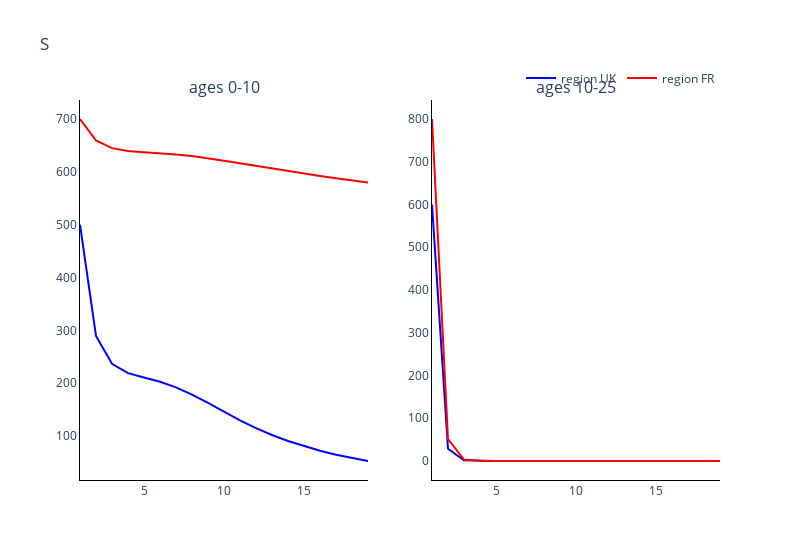
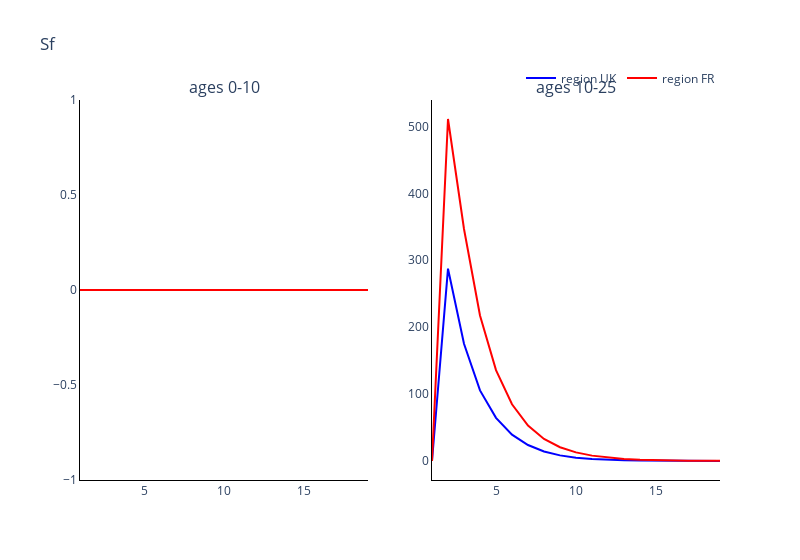
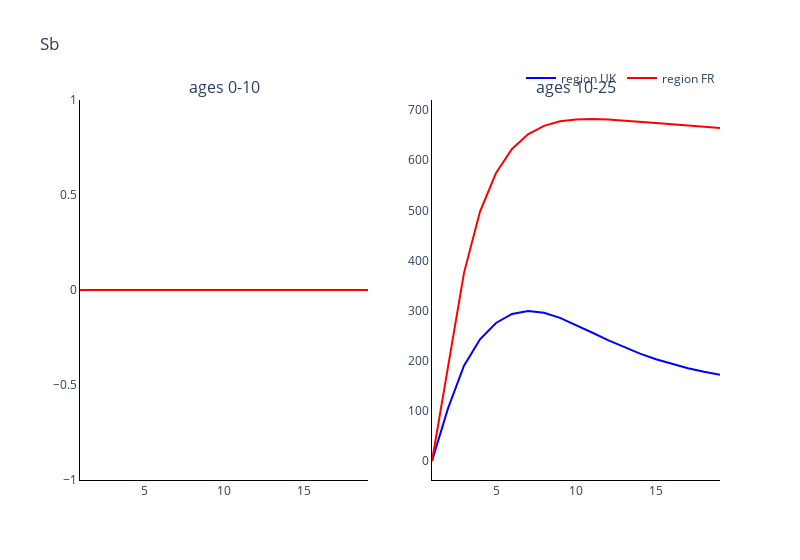
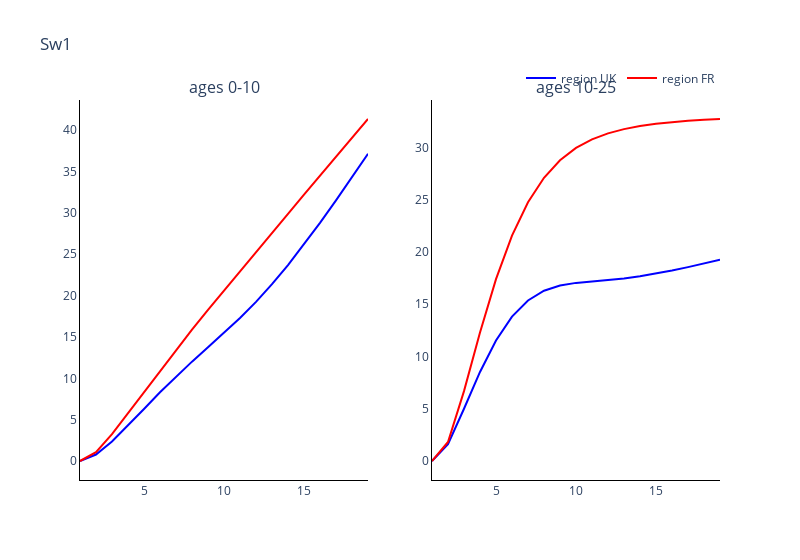

Notebook source saved alongside these figures, in order:
### Markdown cell above
### Plot the comparments of the two regions against each other

### Code cell
# Trace names - represent the solver used for the simulation
trace_name = ['region {}'.format(r) for r in regions]

# Compartment list - type and age
comparments = []
for n in model.output_names():
    comparments.append('{}'.format(n))

# Plot for each comparment
for c, comparment in enumerate(comparments):
    fig = go.Figure()
    fig = make_subplots(rows=int(np.ceil(len(age_groups)/2)), cols=2, subplot_titles=tuple('ages {}'.format(a) for a in age_groups))
    # Plot (line plot for each solver method for each age)
    for a, age in enumerate(age_groups):
        if a != 0:
            for o, out in enumerate(outputs):
                fig.add_trace(
                    go.Scatter(
                        y=out[:, c*len(age_groups)+a],
                        x=parameters.simulation_parameters.times,
                        mode='lines',
                        name=trace_name[o],
                        line_color=colours[o],
                        showlegend=False
                    ),
                    row= int(np.floor(a / 2)) + 1,
                    col= a % 2 + 1
                )
        
        else:
            for o, out in enumerate(outputs):
                fig.add_trace(
                    go.Scatter(
                        y=out[:, c*len(age_groups)+a],
                        x=parameters.simulation_parameters.times,
                        mode='lines',
                        name=trace_name[o],
                        line_color=colours[o]
                    ),
                    row= int(np.floor(a / 2)) + 1,
                    col= a % 2 + 1
                )

    # Add axis labels
    fig.update_layout(
        boxmode='group',
        title=comparment, 
        width=800,
        plot_bgcolor='white',
        xaxis=dict(linecolor='black'),
        yaxis=dict(linecolor='black'),
        xaxis2=dict(linecolor='black'),
        yaxis2=dict(linecolor='black'),
        xaxis3=dict(linecolor='black'),
        yaxis3=dict(linecolor='black'),
        xaxis4=dict(linecolor='black'),
        yaxis4=dict(linecolor='black'),
        xaxis5=dict(linecolor='black'),
        yaxis5=dict(linecolor='black'),
        xaxis6=dict(linecolor='black'),
        yaxis6=dict(linecolor='black'),
        xaxis7=dict(linecolor='black'),
        yaxis7=dict(linecolor='black'),
        xaxis8=dict(linecolor='black'),
        yaxis8=dict(linecolor='black'),
        legend=dict(
            orientation="h",
            yanchor="bottom",
            y=1.02,
            xanchor="right",
            x=1
        ))

    fig.show()

### Figure 1 — Plotly figure (JSON) as saved in the notebook; plotly's stock layout.template omitted (floating-point values rounded to 4 significant figures)
{"data": [{"line": {"color": "blue"}, "mode": "lines", "name": "region UK", "type": "scatter", "x": [1, 2, 3, 4, 5, 6, 7, 8, 9, 10, 11, 12, 13, 14, 15, 16, 17, 18, 19], "xaxis": "x", "y": [500, 289.6, 236.8, 219.2, 210.7, 202.8, 192.2, 178.6, 162.7, 146.0, 129.9, 115.1, 102.0, 90.57, 80.72, 72.22, 64.85, 58.44, 52.85], "yaxis": "y"}, {"line": {"color": "red"}, "mode": "lines", "name": "region FR", "type": "scatter", "x": [1, 2, 3, 4, 5, 6, 7, 8, 9, 10, 11, 12, 13, 14, 15, 16, 17, 18, 19], "xaxis": "x", "y": [700, 659.3, 644.9, 639.6, 637.2, 635.3, 632.9, 629.8, 625.8, 621.2, 616.3, 611.2, 606.2, 601.3, 596.7, 592.2, 588.0, 583.9, 579.9], "yaxis": "y"}, {"line": {"color": "blue"}, "mode": "lines", "name": "region UK", "showlegend": false, "type": "scatter", "x": [1, 2, 3, 4, 5, 6, 7, 8, 9, 10, 11, 12, 13, 14, 15, 16, 17, 18, 19], "xaxis": "x2", "y": [600, 28.54, 1.748, 0.153, 0.04488, 0.0317, 0.02474, 0.01903, 0.01453, 0.01123, 0.008917, 0.007377, 0.006354, 0.005698, 0.00533, 0.005141, 0.005091, 0.005098, 0.005103], "yaxis": "y2"}, {"line": {"color": "red"}, "mode": "lines", "name": "region FR", "showlegend": false, "type": "scatter", "x": [1, 2, 3, 4, 5, 6, 7, 8, 9, 10, 11, 12, 13, 14, 15, 16, 17, 18, 19], "xaxis": "x2", "y": [800, 50.95, 3.484, 0.3162, 0.0938, 0.06682, 0.05317, 0.0419, 0.03291, 0.0261, 0.02114, 0.01763, 0.01525, 0.0135, 0.01233, 0.01159, 0.01109, 0.01083, 0.0106], "yaxis": "y2"}], "layout": {"annotations": [{"font": {"size": 16}, "showarrow": false, "text": "ages 0-10", "x": 0.225, "xanchor": "center", "xref": "paper", "y": 1, "yanchor": "bottom", "yref": "paper"}, {"font": {"size": 16}, "showarrow": false, "text": "ages 10-25", "x": 0.775, "xanchor": "center", "xref": "paper", "y": 1, "yanchor": "bottom", "yref": "paper"}], "boxmode": "group", "legend": {"orientation": "h", "x": 1, "xanchor": "right", "y": 1.02, "yanchor": "bottom"}, "plot_bgcolor": "white", "title": {"text": "S"}, "width": 800, "xaxis": {"anchor": "y", "domain": [0, 0.45], "linecolor": "black"}, "xaxis2": {"anchor": "y2", "domain": [0.55, 1], "linecolor": "black"}, "xaxis3": {"linecolor": "black"}, "xaxis4": {"linecolor": "black"}, "xaxis5": {"linecolor": "black"}, "xaxis6": {"linecolor": "black"}, "xaxis7": {"linecolor": "black"}, "xaxis8": {"linecolor": "black"}, "yaxis": {"anchor": "x", "domain": [0, 1], "linecolor": "black"}, "yaxis2": {"anchor": "x2", "domain": [0, 1], "linecolor": "black"}, "yaxis3": {"linecolor": "black"}, "yaxis4": {"linecolor": "black"}, "yaxis5": {"linecolor": "black"}, "yaxis6": {"linecolor": "black"}, "yaxis7": {"linecolor": "black"}, "yaxis8": {"linecolor": "black"}}}

### Figure 2 — Plotly figure (JSON) as saved in the notebook; plotly's stock layout.template omitted (floating-point values rounded to 4 significant figures)
{"data": [{"line": {"color": "blue"}, "mode": "lines", "name": "region UK", "type": "scatter", "x": [1, 2, 3, 4, 5, 6, 7, 8, 9, 10, 11, 12, 13, 14, 15, 16, 17, 18, 19], "xaxis": "x", "y": [0, 0, 0, 0, 0, 0, 0, 0, 0, 0, 0, 0, 0, 0, 0, 0, 0, 0, 0], "yaxis": "y"}, {"line": {"color": "red"}, "mode": "lines", "name": "region FR", "type": "scatter", "x": [1, 2, 3, 4, 5, 6, 7, 8, 9, 10, 11, 12, 13, 14, 15, 16, 17, 18, 19], "xaxis": "x", "y": [0, 0, 0, 0, 0, 0, 0, 0, 0, 0, 0, 0, 0, 0, 0, 0, 0, 0, 0], "yaxis": "y"}, {"line": {"color": "blue"}, "mode": "lines", "name": "region UK", "showlegend": false, "type": "scatter", "x": [1, 2, 3, 4, 5, 6, 7, 8, 9, 10, 11, 12, 13, 14, 15, 16, 17, 18, 19], "xaxis": "x2", "y": [0, 287.4, 175.2, 105.5, 64.47, 39.39, 23.84, 14.24, 8.414, 4.93, 2.876, 1.679, 0.9841, 0.582, 0.3491, 0.2139, 0.1353, 0.08958, 0.06308], "yaxis": "y2"}, {"line": {"color": "red"}, "mode": "lines", "name": "region FR", "showlegend": false, "type": "scatter", "x": [1, 2, 3, 4, 5, 6, 7, 8, 9, 10, 11, 12, 13, 14, 15, 16, 17, 18, 19], "xaxis": "x2", "y": [0, 511.1, 346.7, 217.5, 135.8, 84.8, 52.94, 33.03, 20.6, 12.85, 8.019, 5.014, 3.144, 1.981, 1.256, 0.8053, 0.5241, 0.3488, 0.2394], "yaxis": "y2"}], "layout": {"annotations": [{"font": {"size": 16}, "showarrow": false, "text": "ages 0-10", "x": 0.225, "xanchor": "center", "xref": "paper", "y": 1, "yanchor": "bottom", "yref": "paper"}, {"font": {"size": 16}, "showarrow": false, "text": "ages 10-25", "x": 0.775, "xanchor": "center", "xref": "paper", "y": 1, "yanchor": "bottom", "yref": "paper"}], "boxmode": "group", "legend": {"orientation": "h", "x": 1, "xanchor": "right", "y": 1.02, "yanchor": "bottom"}, "plot_bgcolor": "white", "title": {"text": "Sf"}, "width": 800, "xaxis": {"anchor": "y", "domain": [0, 0.45], "linecolor": "black"}, "xaxis2": {"anchor": "y2", "domain": [0.55, 1], "linecolor": "black"}, "xaxis3": {"linecolor": "black"}, "xaxis4": {"linecolor": "black"}, "xaxis5": {"linecolor": "black"}, "xaxis6": {"linecolor": "black"}, "xaxis7": {"linecolor": "black"}, "xaxis8": {"linecolor": "black"}, "yaxis": {"anchor": "x", "domain": [0, 1], "linecolor": "black"}, "yaxis2": {"anchor": "x2", "domain": [0, 1], "linecolor": "black"}, "yaxis3": {"linecolor": "black"}, "yaxis4": {"linecolor": "black"}, "yaxis5": {"linecolor": "black"}, "yaxis6": {"linecolor": "black"}, "yaxis7": {"linecolor": "black"}, "yaxis8": {"linecolor": "black"}}}

### Figure 3 — Plotly figure (JSON) as saved in the notebook; plotly's stock layout.template omitted (floating-point values rounded to 4 significant figures)
{"data": [{"line": {"color": "blue"}, "mode": "lines", "name": "region UK", "type": "scatter", "x": [1, 2, 3, 4, 5, 6, 7, 8, 9, 10, 11, 12, 13, 14, 15, 16, 17, 18, 19], "xaxis": "x", "y": [0, 0, 0, 0, 0, 0, 0, 0, 0, 0, 0, 0, 0, 0, 0, 0, 0, 0, 0], "yaxis": "y"}, {"line": {"color": "red"}, "mode": "lines", "name": "region FR", "type": "scatter", "x": [1, 2, 3, 4, 5, 6, 7, 8, 9, 10, 11, 12, 13, 14, 15, 16, 17, 18, 19], "xaxis": "x", "y": [0, 0, 0, 0, 0, 0, 0, 0, 0, 0, 0, 0, 0, 0, 0, 0, 0, 0, 0], "yaxis": "y"}, {"line": {"color": "blue"}, "mode": "lines", "name": "region UK", "showlegend": false, "type": "scatter", "x": [1, 2, 3, 4, 5, 6, 7, 8, 9, 10, 11, 12, 13, 14, 15, 16, 17, 18, 19], "xaxis": "x2", "y": [0, 105.0, 190.2, 242.7, 275.4, 293.2, 299.1, 295.6, 285.5, 271.7, 256.3, 241.1, 226.9, 214.1, 202.9, 193.3, 185.0, 177.9, 172.0], "yaxis": "y2"}, {"line": {"color": "red"}, "mode": "lines", "name": "region FR", "showlegend": false, "type": "scatter", "x": [1, 2, 3, 4, 5, 6, 7, 8, 9, 10, 11, 12, 13, 14, 15, 16, 17, 18, 19], "xaxis": "x2", "y": [0, 186.6, 375.3, 497.4, 574.3, 622.3, 651.5, 668.5, 677.5, 681.4, 682.1, 681.1, 679.1, 676.6, 674.1, 671.5, 669.0, 666.6, 664.4], "yaxis": "y2"}], "layout": {"annotations": [{"font": {"size": 16}, "showarrow": false, "text": "ages 0-10", "x": 0.225, "xanchor": "center", "xref": "paper", "y": 1, "yanchor": "bottom", "yref": "paper"}, {"font": {"size": 16}, "showarrow": false, "text": "ages 10-25", "x": 0.775, "xanchor": "center", "xref": "paper", "y": 1, "yanchor": "bottom", "yref": "paper"}], "boxmode": "group", "legend": {"orientation": "h", "x": 1, "xanchor": "right", "y": 1.02, "yanchor": "bottom"}, "plot_bgcolor": "white", "title": {"text": "Sb"}, "width": 800, "xaxis": {"anchor": "y", "domain": [0, 0.45], "linecolor": "black"}, "xaxis2": {"anchor": "y2", "domain": [0.55, 1], "linecolor": "black"}, "xaxis3": {"linecolor": "black"}, "xaxis4": {"linecolor": "black"}, "xaxis5": {"linecolor": "black"}, "xaxis6": {"linecolor": "black"}, "xaxis7": {"linecolor": "black"}, "xaxis8": {"linecolor": "black"}, "yaxis": {"anchor": "x", "domain": [0, 1], "linecolor": "black"}, "yaxis2": {"anchor": "x2", "domain": [0, 1], "linecolor": "black"}, "yaxis3": {"linecolor": "black"}, "yaxis4": {"linecolor": "black"}, "yaxis5": {"linecolor": "black"}, "yaxis6": {"linecolor": "black"}, "yaxis7": {"linecolor": "black"}, "yaxis8": {"linecolor": "black"}}}

### Figure 4 — Plotly figure (JSON) as saved in the notebook; plotly's stock layout.template omitted (floating-point values rounded to 4 significant figures)
{"data": [{"line": {"color": "blue"}, "mode": "lines", "name": "region UK", "type": "scatter", "x": [1, 2, 3, 4, 5, 6, 7, 8, 9, 10, 11, 12, 13, 14, 15, 16, 17, 18, 19], "xaxis": "x", "y": [0, 0.7848, 2.355, 4.262, 6.293, 8.305, 10.22, 12.02, 13.74, 15.47, 17.29, 19.25, 21.38, 23.7, 26.18, 28.8, 31.53, 34.31, 37.15], "yaxis": "y"}, {"line": {"color": "red"}, "mode": "lines", "name": "region FR", "type": "scatter", "x": [1, 2, 3, 4, 5, 6, 7, 8, 9, 10, 11, 12, 13, 14, 15, 16, 17, 18, 19], "xaxis": "x", "y": [0, 1.07, 3.244, 5.77, 8.369, 10.94, 13.44, 15.88, 18.26, 20.61, 22.94, 25.26, 27.57, 29.89, 32.2, 34.51, 36.81, 39.1, 41.36], "yaxis": "y"}, {"line": {"color": "blue"}, "mode": "lines", "name": "region UK", "showlegend": false, "type": "scatter", "x": [1, 2, 3, 4, 5, 6, 7, 8, 9, 10, 11, 12, 13, 14, 15, 16, 17, 18, 19], "xaxis": "x2", "y": [0, 1.621, 4.999, 8.519, 11.53, 13.81, 15.36, 16.3, 16.8, 17.04, 17.18, 17.31, 17.47, 17.67, 17.93, 18.23, 18.55, 18.9, 19.26], "yaxis": "y2"}, {"line": {"color": "red"}, "mode": "lines", "name": "region FR", "showlegend": false, "type": "scatter", "x": [1, 2, 3, 4, 5, 6, 7, 8, 9, 10, 11, 12, 13, 14, 15, 16, 17, 18, 19], "xaxis": "x2", "y": [0, 1.82, 6.686, 12.3, 17.4, 21.56, 24.76, 27.1, 28.78, 29.96, 30.78, 31.35, 31.76, 32.05, 32.26, 32.42, 32.55, 32.65, 32.73], "yaxis": "y2"}], "layout": {"annotations": [{"font": {"size": 16}, "showarrow": false, "text": "ages 0-10", "x": 0.225, "xanchor": "center", "xref": "paper", "y": 1, "yanchor": "bottom", "yref": "paper"}, {"font": {"size": 16}, "showarrow": false, "text": "ages 10-25", "x": 0.775, "xanchor": "center", "xref": "paper", "y": 1, "yanchor": "bottom", "yref": "paper"}], "boxmode": "group", "legend": {"orientation": "h", "x": 1, "xanchor": "right", "y": 1.02, "yanchor": "bottom"}, "plot_bgcolor": "white", "title": {"text": "Sw1"}, "width": 800, "xaxis": {"anchor": "y", "domain": [0, 0.45], "linecolor": "black"}, "xaxis2": {"anchor": "y2", "domain": [0.55, 1], "linecolor": "black"}, "xaxis3": {"linecolor": "black"}, "xaxis4": {"linecolor": "black"}, "xaxis5": {"linecolor": "black"}, "xaxis6": {"linecolor": "black"}, "xaxis7": {"linecolor": "black"}, "xaxis8": {"linecolor": "black"}, "yaxis": {"anchor": "x", "domain": [0, 1], "linecolor": "black"}, "yaxis2": {"anchor": "x2", "domain": [0, 1], "linecolor": "black"}, "yaxis3": {"linecolor": "black"}, "yaxis4": {"linecolor": "black"}, "yaxis5": {"linecolor": "black"}, "yaxis6": {"linecolor": "black"}, "yaxis7": {"linecolor": "black"}, "yaxis8": {"linecolor": "black"}}}
